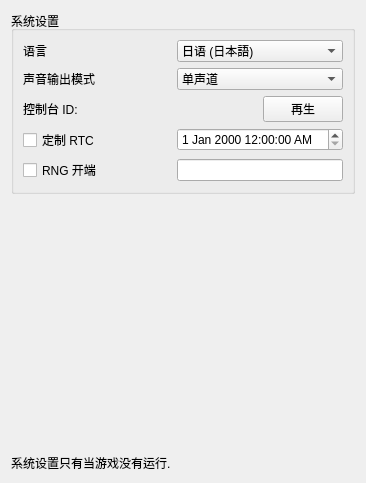
<?xml version="1.0" encoding="UTF-8"?>
<ui version="4.0">
 <class>ConfigureSystem</class>
 <widget class="QWidget" name="ConfigureSystem">
  <property name="geometry">
   <rect>
    <x>0</x>
    <y>0</y>
    <width>366</width>
    <height>483</height>
   </rect>
  </property>
  <property name="windowTitle">
   <string>Form</string>
  </property>
  <layout class="QHBoxLayout" name="horizontalLayout">
   <item>
    <layout class="QVBoxLayout" name="verticalLayout">
     <item>
      <widget class="QGroupBox" name="group_system_settings">
       <property name="title">
        <string>系统设置</string>
       </property>
       <layout class="QGridLayout" name="gridLayout">
        <item row="1" column="0">
         <widget class="QLabel" name="label_sound">
          <property name="text">
           <string>声音输出模式</string>
          </property>
         </widget>
        </item>
        <item row="2" column="0">
         <widget class="QLabel" name="label_console_id">
          <property name="text">
           <string>控制台 ID:</string>
          </property>
         </widget>
        </item>
        <item row="0" column="1">
         <widget class="QComboBox" name="combo_language">
          <property name="toolTip">
           <string>注：这可以被覆盖时区的设置为自动选择</string>
          </property>
          <item>
           <property name="text">
            <string>日语 (日本語)</string>
           </property>
          </item>
          <item>
           <property name="text">
            <string>英语</string>
           </property>
          </item>
          <item>
           <property name="text">
            <string>法语 (français)</string>
           </property>
          </item>
          <item>
           <property name="text">
            <string>德语 (Deutsch)</string>
           </property>
          </item>
          <item>
           <property name="text">
            <string>意大利语 (italiano)</string>
           </property>
          </item>
          <item>
           <property name="text">
            <string>西班牙语 (español)</string>
           </property>
          </item>
          <item>
           <property name="text">
            <string>中文</string>
           </property>
          </item>
          <item>
           <property name="text">
            <string>韩语 (한국어)</string>
           </property>
          </item>
          <item>
           <property name="text">
            <string>荷兰语 (Nederlands)</string>
           </property>
          </item>
          <item>
           <property name="text">
            <string>葡萄牙语 (português)</string>
           </property>
          </item>
          <item>
           <property name="text">
            <string>俄语 (Русский)</string>
           </property>
          </item>
          <item>
           <property name="text">
            <string>台湾</string>
           </property>
          </item>
          <item>
           <property name="text">
            <string>英式英语</string>
           </property>
          </item>
          <item>
           <property name="text">
            <string>加拿大法语</string>
           </property>
          </item>
          <item>
           <property name="text">
            <string>拉丁美洲西班牙语</string>
           </property>
          </item>
          <item>
           <property name="text">
            <string>简体中文</string>
           </property>
          </item>
          <item>
           <property name="text">
            <string>繁体中文 (正體中文)</string>
           </property>
          </item>
         </widget>
        </item>
        <item row="4" column="0">
         <widget class="QCheckBox" name="rng_seed_checkbox">
          <property name="text">
           <string>RNG 开端</string>
          </property>
         </widget>
        </item>
        <item row="1" column="1">
         <widget class="QComboBox" name="combo_sound">
          <item>
           <property name="text">
            <string>单声道</string>
           </property>
          </item>
          <item>
           <property name="text">
            <string>立体声</string>
           </property>
          </item>
          <item>
           <property name="text">
            <string>环绕</string>
           </property>
          </item>
         </widget>
        </item>
        <item row="0" column="0">
         <widget class="QLabel" name="label_language">
          <property name="text">
           <string>语言</string>
          </property>
         </widget>
        </item>
        <item row="2" column="1">
         <widget class="QPushButton" name="button_regenerate_console_id">
          <property name="sizePolicy">
           <sizepolicy hsizetype="Fixed" vsizetype="Fixed">
            <horstretch>0</horstretch>
            <verstretch>0</verstretch>
           </sizepolicy>
          </property>
          <property name="layoutDirection">
           <enum>Qt::RightToLeft</enum>
          </property>
          <property name="text">
           <string>再生</string>
          </property>
         </widget>
        </item>
        <item row="3" column="0">
         <widget class="QCheckBox" name="custom_rtc_checkbox">
          <property name="text">
           <string>定制 RTC</string>
          </property>
         </widget>
        </item>
        <item row="3" column="1">
         <widget class="QDateTimeEdit" name="custom_rtc_edit">
          <property name="minimumDate">
           <date>
            <year>1970</year>
            <month>1</month>
            <day>1</day>
           </date>
          </property>
          <property name="displayFormat">
           <string>d MMM yyyy h:mm:ss AP</string>
          </property>
         </widget>
        </item>
        <item row="4" column="1">
         <widget class="QLineEdit" name="rng_seed_edit">
          <property name="sizePolicy">
           <sizepolicy hsizetype="Minimum" vsizetype="Fixed">
            <horstretch>0</horstretch>
            <verstretch>0</verstretch>
           </sizepolicy>
          </property>
          <property name="font">
           <font>
            <family>Lucida Console</family>
           </font>
          </property>
          <property name="inputMask">
           <string notr="true">HHHHHHHH</string>
          </property>
          <property name="maxLength">
           <number>8</number>
          </property>
         </widget>
        </item>
       </layout>
      </widget>
     </item>
     <item>
      <spacer name="verticalSpacer">
       <property name="orientation">
        <enum>Qt::Vertical</enum>
       </property>
       <property name="sizeHint" stdset="0">
        <size>
         <width>20</width>
         <height>40</height>
        </size>
       </property>
      </spacer>
     </item>
     <item>
      <widget class="QLabel" name="label_disable_info">
       <property name="text">
        <string>系统设置只有当游戏没有运行.</string>
       </property>
       <property name="wordWrap">
        <bool>true</bool>
       </property>
      </widget>
     </item>
    </layout>
   </item>
  </layout>
 </widget>
 <resources/>
 <connections/>
</ui>
